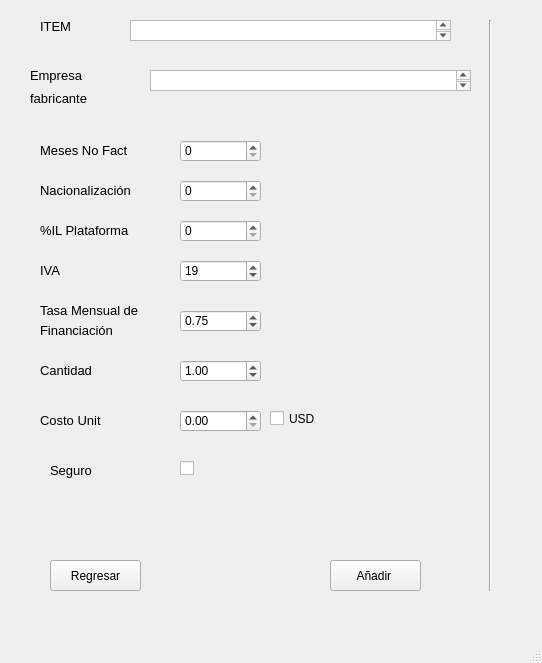
<?xml version="1.0" encoding="UTF-8"?>
<ui version="4.0">
 <class>MainWindow</class>
 <widget class="QMainWindow" name="MainWindow">
  <property name="geometry">
   <rect>
    <x>0</x>
    <y>0</y>
    <width>542</width>
    <height>663</height>
   </rect>
  </property>
  <property name="windowTitle">
   <string>MainWindow</string>
  </property>
  <widget class="QWidget" name="centralwidget">
   <widget class="QTextEdit" name="q1">
    <property name="geometry">
     <rect>
      <x>150</x>
      <y>70</y>
      <width>321</width>
      <height>21</height>
     </rect>
    </property>
   </widget>
   <widget class="QLabel" name="label_3">
    <property name="geometry">
     <rect>
      <x>30</x>
      <y>90</y>
      <width>81</width>
      <height>16</height>
     </rect>
    </property>
    <property name="font">
     <font>
      <pointsize>10</pointsize>
     </font>
    </property>
    <property name="text">
     <string>fabricante</string>
    </property>
   </widget>
   <widget class="QSpinBox" name="c2">
    <property name="geometry">
     <rect>
      <x>180</x>
      <y>140</y>
      <width>81</width>
      <height>22</height>
     </rect>
    </property>
    <property name="maximum">
     <number>999999999</number>
    </property>
   </widget>
   <widget class="QLabel" name="label_7">
    <property name="geometry">
     <rect>
      <x>40</x>
      <y>260</y>
      <width>61</width>
      <height>21</height>
     </rect>
    </property>
    <property name="font">
     <font>
      <pointsize>10</pointsize>
     </font>
    </property>
    <property name="text">
     <string>IVA</string>
    </property>
   </widget>
   <widget class="QLabel" name="label">
    <property name="geometry">
     <rect>
      <x>40</x>
      <y>20</y>
      <width>47</width>
      <height>13</height>
     </rect>
    </property>
    <property name="font">
     <font>
      <pointsize>10</pointsize>
     </font>
    </property>
    <property name="text">
     <string>ITEM </string>
    </property>
   </widget>
   <widget class="QSpinBox" name="c3">
    <property name="geometry">
     <rect>
      <x>180</x>
      <y>180</y>
      <width>81</width>
      <height>22</height>
     </rect>
    </property>
    <property name="maximum">
     <number>999999999</number>
    </property>
   </widget>
   <widget class="QLabel" name="label_5">
    <property name="geometry">
     <rect>
      <x>40</x>
      <y>360</y>
      <width>91</width>
      <height>21</height>
     </rect>
    </property>
    <property name="font">
     <font>
      <pointsize>10</pointsize>
     </font>
    </property>
    <property name="text">
     <string>Cantidad</string>
    </property>
   </widget>
   <widget class="QLabel" name="label_6">
    <property name="geometry">
     <rect>
      <x>40</x>
      <y>410</y>
      <width>111</width>
      <height>21</height>
     </rect>
    </property>
    <property name="font">
     <font>
      <pointsize>10</pointsize>
     </font>
    </property>
    <property name="text">
     <string>Costo Unit</string>
    </property>
   </widget>
   <widget class="QLabel" name="label_10">
    <property name="geometry">
     <rect>
      <x>40</x>
      <y>180</y>
      <width>121</width>
      <height>21</height>
     </rect>
    </property>
    <property name="font">
     <font>
      <pointsize>10</pointsize>
     </font>
    </property>
    <property name="text">
     <string>Nacionalización</string>
    </property>
   </widget>
   <widget class="QTextEdit" name="c1">
    <property name="geometry">
     <rect>
      <x>130</x>
      <y>20</y>
      <width>321</width>
      <height>21</height>
     </rect>
    </property>
   </widget>
   <widget class="QLabel" name="label_2">
    <property name="geometry">
     <rect>
      <x>30</x>
      <y>60</y>
      <width>71</width>
      <height>31</height>
     </rect>
    </property>
    <property name="font">
     <font>
      <pointsize>10</pointsize>
     </font>
    </property>
    <property name="text">
     <string>Empresa </string>
    </property>
   </widget>
   <widget class="QLabel" name="label_4">
    <property name="geometry">
     <rect>
      <x>40</x>
      <y>140</y>
      <width>121</width>
      <height>21</height>
     </rect>
    </property>
    <property name="font">
     <font>
      <pointsize>10</pointsize>
     </font>
    </property>
    <property name="text">
     <string>Meses No Fact</string>
    </property>
   </widget>
   <widget class="QSpinBox" name="c5">
    <property name="geometry">
     <rect>
      <x>180</x>
      <y>260</y>
      <width>81</width>
      <height>22</height>
     </rect>
    </property>
    <property name="autoFillBackground">
     <bool>false</bool>
    </property>
    <property name="prefix">
     <string/>
    </property>
    <property name="maximum">
     <number>999999999</number>
    </property>
    <property name="value">
     <number>19</number>
    </property>
   </widget>
   <widget class="QLabel" name="label_11">
    <property name="geometry">
     <rect>
      <x>40</x>
      <y>220</y>
      <width>131</width>
      <height>21</height>
     </rect>
    </property>
    <property name="font">
     <font>
      <pointsize>10</pointsize>
     </font>
    </property>
    <property name="text">
     <string>%IL Plataforma</string>
    </property>
   </widget>
   <widget class="QSpinBox" name="c4">
    <property name="geometry">
     <rect>
      <x>180</x>
      <y>220</y>
      <width>81</width>
      <height>22</height>
     </rect>
    </property>
    <property name="maximum">
     <number>999999999</number>
    </property>
   </widget>
   <widget class="QLabel" name="label_12">
    <property name="geometry">
     <rect>
      <x>40</x>
      <y>300</y>
      <width>141</width>
      <height>21</height>
     </rect>
    </property>
    <property name="font">
     <font>
      <pointsize>10</pointsize>
     </font>
    </property>
    <property name="text">
     <string>Tasa Mensual de</string>
    </property>
   </widget>
   <widget class="QLabel" name="label_13">
    <property name="geometry">
     <rect>
      <x>40</x>
      <y>320</y>
      <width>91</width>
      <height>21</height>
     </rect>
    </property>
    <property name="font">
     <font>
      <pointsize>10</pointsize>
     </font>
    </property>
    <property name="text">
     <string>Financiación </string>
    </property>
   </widget>
   <widget class="Line" name="line">
    <property name="geometry">
     <rect>
      <x>480</x>
      <y>20</y>
      <width>21</width>
      <height>571</height>
     </rect>
    </property>
    <property name="orientation">
     <enum>Qt::Vertical</enum>
    </property>
   </widget>
   <widget class="QPushButton" name="boton_anadir">
    <property name="geometry">
     <rect>
      <x>330</x>
      <y>560</y>
      <width>91</width>
      <height>31</height>
     </rect>
    </property>
    <property name="text">
     <string>Añadir </string>
    </property>
   </widget>
   <widget class="QPushButton" name="boton_regresar">
    <property name="geometry">
     <rect>
      <x>50</x>
      <y>560</y>
      <width>91</width>
      <height>31</height>
     </rect>
    </property>
    <property name="text">
     <string>Regresar</string>
    </property>
   </widget>
   <widget class="QDoubleSpinBox" name="c6">
    <property name="geometry">
     <rect>
      <x>180</x>
      <y>310</y>
      <width>81</width>
      <height>22</height>
     </rect>
    </property>
    <property name="minimum">
     <double>-50.000000000000000</double>
    </property>
    <property name="value">
     <double>0.750000000000000</double>
    </property>
   </widget>
   <widget class="QDoubleSpinBox" name="c7">
    <property name="geometry">
     <rect>
      <x>180</x>
      <y>360</y>
      <width>81</width>
      <height>22</height>
     </rect>
    </property>
    <property name="maximum">
     <double>99999.000000000000000</double>
    </property>
    <property name="value">
     <double>1.000000000000000</double>
    </property>
   </widget>
   <widget class="QDoubleSpinBox" name="c8">
    <property name="geometry">
     <rect>
      <x>180</x>
      <y>410</y>
      <width>81</width>
      <height>22</height>
     </rect>
    </property>
    <property name="maximum">
     <double>99990000.000000000000000</double>
    </property>
   </widget>
   <widget class="QCheckBox" name="c9">
    <property name="geometry">
     <rect>
      <x>270</x>
      <y>410</y>
      <width>70</width>
      <height>17</height>
     </rect>
    </property>
    <property name="text">
     <string>USD</string>
    </property>
   </widget>
   <widget class="QLabel" name="label_8">
    <property name="geometry">
     <rect>
      <x>50</x>
      <y>460</y>
      <width>61</width>
      <height>21</height>
     </rect>
    </property>
    <property name="font">
     <font>
      <pointsize>10</pointsize>
     </font>
    </property>
    <property name="text">
     <string>Seguro </string>
    </property>
   </widget>
   <widget class="QCheckBox" name="c10">
    <property name="geometry">
     <rect>
      <x>180</x>
      <y>460</y>
      <width>70</width>
      <height>17</height>
     </rect>
    </property>
    <property name="text">
     <string/>
    </property>
   </widget>
  </widget>
  <widget class="QMenuBar" name="menubar">
   <property name="geometry">
    <rect>
     <x>0</x>
     <y>0</y>
     <width>542</width>
     <height>26</height>
    </rect>
   </property>
  </widget>
  <widget class="QStatusBar" name="statusbar"/>
 </widget>
 <resources/>
 <connections/>
</ui>
